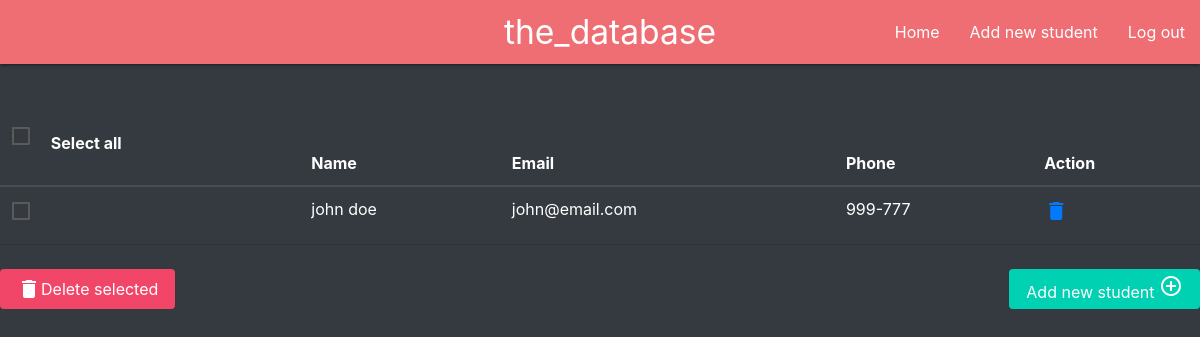
Page /show (signed in) on the earlier database version.
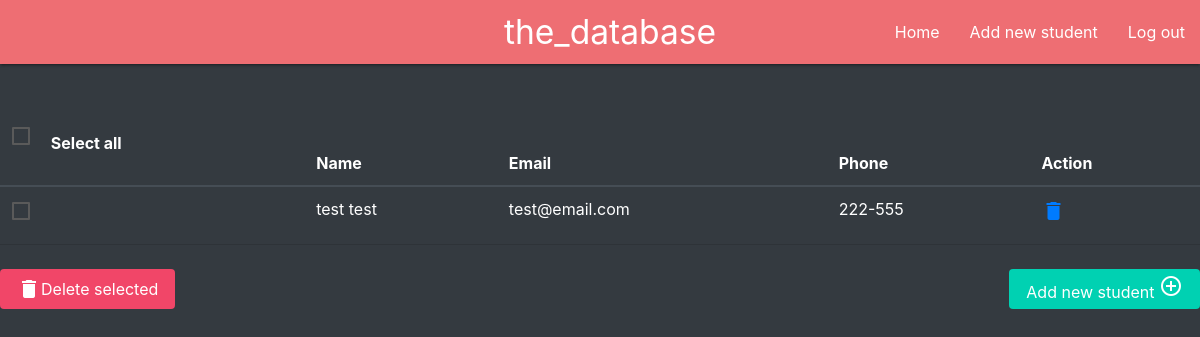
Same page on the later database version.
### students_db/models.py (models this page shows)
class Student(db.Model):
    id = db.Column(db.Integer, primary_key=True)
    name = db.Column(db.String(80))
    email = db.Column(db.String(80))
    phone = db.Column(db.String(30))

### students_db/routes.py (the view)
@app.route('/')
@app.route('/show')
@login_required
def dashboard():
    students = Student.query.all()
    return render_template('table.html', students=students)

### students_db/models.py (called while the page is built)
@login.user_loader
def load_user(id):
    return User.query.get(int(id))

### students_db/templates/table.html (shortened to what this page needs)
{% extends "layout.html" %}
{% block content %}
{% if students %}
<table class="table table-dark">
    <thead class="thead-dark text-white">
        <tr>
            <th scope="col">
                <form action="/checkbox" method="POST" id="checkboxform">
                    <label for="select_all">
                        <span></span>
                    </label>
                    Select all
            </th>
            <th scope="col">Name</th>
            <th scope="col">Email</th>
            <th scope="col">Phone</th>
            <th scope="col">Action</th>
        </tr>
    </thead>
    <tbody>
        {% for student in students %}
        <tr>
            <td><label><input type="checkbox" value="{{ student.id }}" name="checkbox" /><span></span></label></td>
            <td>{{ student.name }}</td>
            <td>{{ student.email }}</td>
            <td>{{ student.phone }}</td>
            <td><a href="/delete/{{ student.id }}"><span class="material-icons">
                    </span></a>
            </td>
            {% endfor %}
        </tr>
    </tbody>
</table>
<button type="submit" class="button is-danger">
    <span class="material-icons">delete</span>
    Delete selected
</button>
<button class="button is-primary" style="float: right;"><a class="text-white" href="/add">Add new student <span
            class="material-icons text-white">
        </span></a></button>
{% endif %}
{% endblock %}

### students_db/templates/layout.html (shortened to what this page needs)
<html>
<head>
  <link rel="stylesheet" href="https://cdnjs.cloudflare.com/ajax/libs/materialize/1.0.0/css/materialize.min.css">
  <link rel="stylesheet" href="{{ url_for('static', filename='style.css')}}">
  <link rel="stylesheet" href="https://cdnjs.cloudflare.com/ajax/libs/bulma/0.9.1/css/bulma.min.css"
 />
  <link rel="stylesheet" href="https://cdn.jsdelivr.net/npm/bootstrap@4.5.3/dist/css/bootstrap.min.css"
>
</head>
<body class='bg-dark'>
  <nav class='mb-5'>
    <div class="nav-wrapper">
      <a href="/" class="brand-logo center" style="padding-left: 20px; margin-bottom: 20px;">the_database</a>
      <ul id="nav-mobile" class="right hide-on-med-and-down">
        {% if current_user.is_authenticated %}
        <li><a href="/">Home</a></li>
        <li><a href="/add">Add new student</a></li>
        <li><a href="/logout">Log out</a></li>
        {% else %}
        <li><a href="/login">Log in</a></li>
        <li><a href="/register">Sign up</a></li>
      </ul>
      {% endif %}
    </div>
  </nav>
  {% block content %}
  {% endblock %}
</body>
</html>

### students_db/static/style.css (style rules this page uses)
body { font-family: 'JetBrains Mono', monospace; }
nav { padding: 0px 0px 30px 0px; margin-bottom: 10vh; }

Differences in the rows shown:
changed Student: name "john doe" → "test test"; email "john@email.com" → "test@email.com"; phone "999-777" → "222-555"
